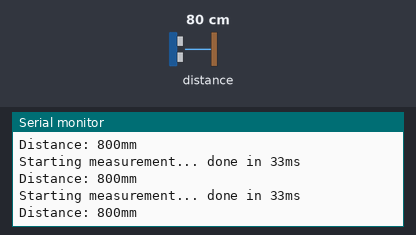
The sketch below on a simulated Arduino Uno, built with avr-gcc and run on an emulated ATmega328P. Parts: the last lines printed to the serial monitor. The inputs (shaded band) are chosen by the test bench; at power-on: distance to the obstacle 80 cm.

Above: at 6.2 s.
6.3 s: distance to the obstacle set to 250 cm
At 6.94 s:
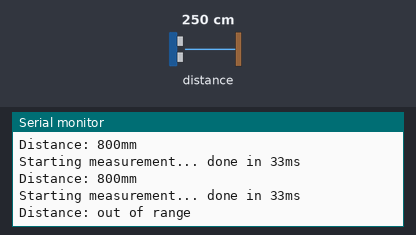
8.6 s: distance to the obstacle set to 2 cm
At 9.08 s:
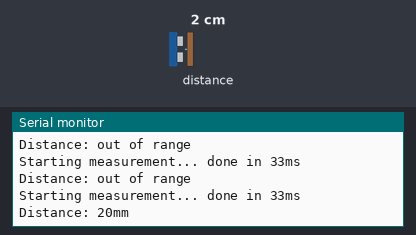
Timing chart, 0 to 11.6 s (numbered marks = the images above; inputs shaded):
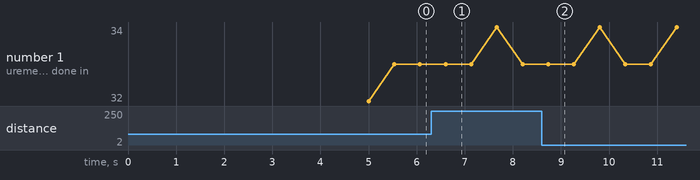

Measured:
- after the input at 6.3 s, the serial monitor: prints a new line after 0.34 s (image 1)
- after the input at 8.6 s, the serial monitor: prints a new line after 0.17 s (image 2)

The sketch:

VL53L0X.ino
```cpp
/*
  VL53L0X distance sensor module

  - VDD supply is 2.6V - 5.5V.

  - The violet VL53L0XV2 module has a 2.8V regulator and integrated
    level-shifters.

  - The first time you use the module remove the protective plastic from
    the sensor.

  - The default I2C address is VL53L0X_I2C_ADDR (0x29), it's possible to
    change it in software through lox.begin(0x30). If using multiple
    sensors then each begin() has to be called with the other sensors in
    shutdown mode (XSHUT LOW); wire all XSHUT pins to Arduino. Note that
    this has to be done every time the power is turned on
    (the configured I2C addresses are not permanent).
*/
#include "Adafruit_VL53L0X.h"

Adafruit_VL53L0X lox = Adafruit_VL53L0X();

void setup()
{
  // Init Serial (leave Serial Monitor open to see all messages)
  Serial.begin(115200); delay(5000); // wait 5s that Serial is ready
  Serial.println(F("VL53L0X Test"));

  // Init VL53L0X, default is VL53L0X_I2C_ADDR (0x29)
  if (!lox.begin())
  {
    Serial.println(F("Failed to boot VL53L0X"));
    while (true);
  }
  Serial.println();
}

void loop()
{
  VL53L0X_RangingMeasurementData_t measure;

  Serial.print(F("Starting measurement... "));
  unsigned long startMs = millis();
  lox.getSingleRangingMeasurement(&measure, false); // this is blocking; pass in 'true' to get debug data printout
  unsigned long endMs = millis();
  Serial.print(F("done in "));
  Serial.print(endMs - startMs);
  Serial.println(F("ms"));

  Serial.print(F("Distance: "));
  if (measure.RangeStatus != 4) // phase failures have incorrect data
  {
    Serial.print(measure.RangeMilliMeter);
    Serial.println(F("mm"));
  }
  else
    Serial.println(F("out of range"));

  Serial.println();

  delay(500);
}
```
